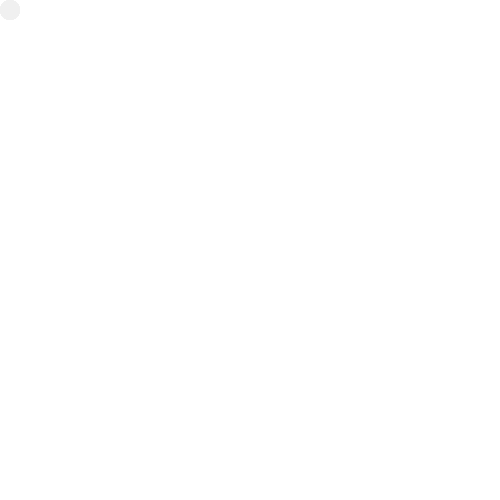
Frame 1 (no input)
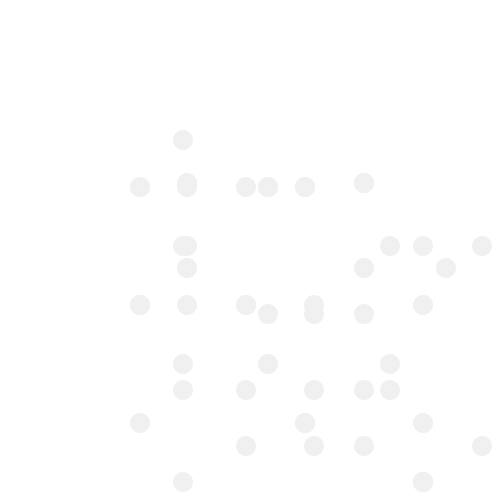
Frame 60 (the mouse pressed at the canvas centre just before this capture)
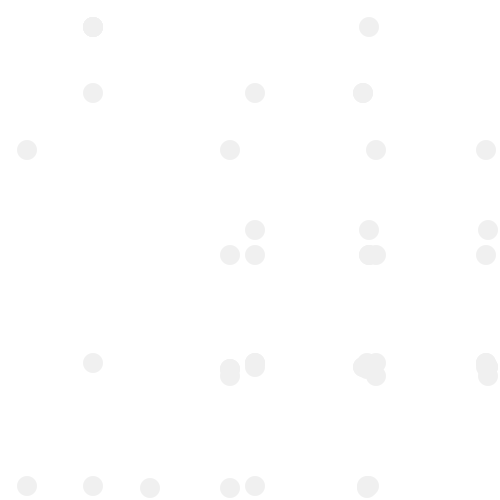
Frame 120 (the mouse held since frame 60 and released just before this capture)

The Processing sketch that drew these frames (run headless with seeded random() and noise(); from frame 60 on, the mouse is pressed at the canvas centre):

// Processing sketch: processing_105870
// ── processing_105870.pde

int numPos = 50;
int[] xPos = new int[numPos];
int[] yPos = new int[numPos];
float[] xSpd = new float[numPos];
float[] ySpd = new float[numPos];

void setup(){
  size(500, 500);
  noStroke();
  
  fill(240);

  for(int i = 0; i < numPos; i++){
    xPos[i] = int(10);
    yPos[i] = int(10);
    xSpd[i] = random(3,15);
    ySpd[i] = random(3,15);
  }
}

void draw(){
  background(255);
  
  
  for(int i = 0; i < numPos; i++){
    ellipse(xPos[i], yPos[i], 20, 20);

    if(xPos[i] > width - 10 || xPos[i] < 10){
    xSpd[i] = xSpd[i] * (-1);    
    }
    
    if(yPos[i] > height - 10 || yPos[i] < 10){
    ySpd[i] = ySpd[i] * (-1);
    }  

    xPos[i] += xSpd[i];
    yPos[i] += ySpd[i];
  }
 
}

//changeing colors
void mouseClicked(){
  fill(random(255), random(255), random(255), 40);
}
